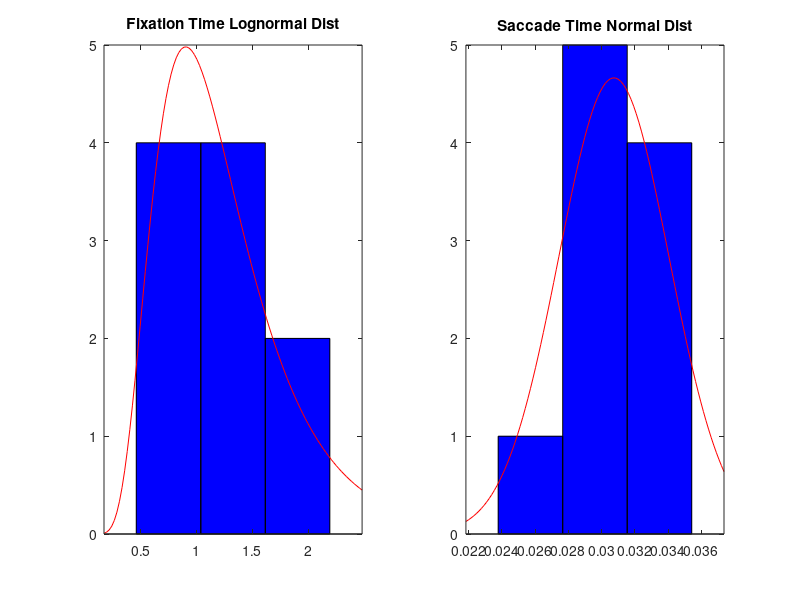

The MATLAB script that drew this image: (Note: this script raises an error after producing the figure.)
% AUTHORS: Sarah Leary, Victoria Hurd, Abby Rindfuss, Lena Obaid
% DATE CREATED: 9/10/2024
% DATE LAST MODIFIED: 9/12/2024
% PROJECT: NSEEV Project
% CLASS: Human Operation of Aerospace Vehicles

%% Housekeeping
clear;clc;close all


%% Fixed Values

% 4 AOIs
% Each AOI has a salience, expectancy, and value
    % A (primary display)
    S_A = 2;
    Ex_A = 4;
    V_A = 2;
    
    % B (monitor for water levels)
    S_B = 3;
    Ex_B = 2;
    V_B = 1;

    % C (communications display)
    S_C = 1;
    Ex_C = 3;
    V_C = 1;

    % D (emergency notification)
    S_D = 2;
    Ex_D = 1;
    V_D = 5;

% All the combinations of transition effort:
Ef_AB = 1;
Ef_AC = 1;
Ef_AD = 5;
Ef_BC = 3;
Ef_BD = 6;
Ef_CD = 4.5;
% Also, we are assuming that effort to transition is symmetric
% meaning Ef_AB = Ef_BA, etc


%% Distributions
    % fixation --> saccadic eye movement --> fixation --> and so on

n_fix = 10; % number of fixations

% Each fixation time modeled as a random variable with lognormal
% distribution 
fix_dist = makedist('Lognormal','mu', 0, 'sigma',0.5);

% The duration of each saccadic eye movement can be assumed to be normally
% distributed
sac_dist = makedist('Normal','mu',0.03,'sigma',0.003);

% rng('default') % uncomment this if we want these values to never change
fix_time = random(fix_dist,n_fix,1);
% now visualizing the lognormal distribution:
figure(1)
subplot(1,2,1)
histfit(fix_time,3,'lognormal')
title('Fixation Time Lognormal Dist')

sac_time = random(sac_dist,n_fix,1);
% now visualizing the lognormal distribution:
subplot(1,2,2)
histfit(sac_time,3,'normal')
title('Saccade Time Normal Dist')
sgtitle('Distributions for 10 Random Numbers')

%% NSEEV Probability Model for Next Display: 
%Need to write a function that can take in current display and export next
%display


%% 1. Simulation of the Eye Position
% start each scan at A
% eye position as a function of time for 10 fixations
    %%% did we ask Torin about how to choose the sequence? ie random,
    %%% optimize, or we decide? For now, I'm just picking A, B, C, D

% timevec will be like [fix_time, sac_time, fix_time, sac_time ...]

%% 1. Simulation of the Eye Position
% Sequence of displays: A -> B -> C -> D
sequence = {'A', 'B', 'C', 'D'};
seq_numeric = [1, 2, 3, 4];  % Mapping A = 1, B = 2, C = 3, D = 4 for plotting along the y axis

% Initialize time vector and eye position array
time_points = zeros(2 * n_fix-1, 1);
eye_position = zeros(2 * n_fix-1, 1);

% Start at display A
current_time = 0;
current_display=1;

for i = 1:n_fix

    % Fixation on display
    %eye_position(2*i - 1) = seq_numeric(mod(i-1, length(sequence)) + 1);  % A -> B -> C -> D -> A...
    [~,current_display] = NextDisplay(current_display);
    eye_position(2*i - 1) = current_display;
    time_points(2*i - 1) = current_time;
    current_time = current_time + fix_time(i);
    
    % Saccade (if not the last fixation)
    if i < n_fix+1
        eye_position(2*i) = NaN;  % No display viewed during saccades
        time_points(2*i) = current_time;
        current_time = current_time + sac_time(i);
    end
end

%% Plot the scan pattern
figure(2)
hold on

% Plot the fixations (solid lines) using the stairs function
stairs(time_points, eye_position, 'LineWidth', 2, 'Color', 'b');

% Plot the saccades (red dashed lines)
plot([0 time_points(1)],[1 eye_position(1)],'r--', 'LineWidth', 1.5);
for i = 1:2:(2*n_fix-2)  % Iterate over every other element for 9 saccades
    % Plot the saccade as a red dashed line
    plot([time_points(i+1), time_points(i+2)], [eye_position(i), eye_position(i+2)], 'r--', 'LineWidth', 1.5);
end

% Labels and formatting
xlabel('Time (s)');
ylabel('Display (1=A, 2=B, 3=C, 4=D)');
title('Eye Position Over Time (10 Fixations)');
yticks([1 2 3 4]);
yticklabels({'A', 'B', 'C', 'D'});
ylim([1 4]);
grid on;
legend({'Fixations', 'Saccades'}, 'Location', 'best');
hold off;

%% 2. Monte Carlo Simulations
% number of simulations
n_sim = 1000;
% number of fixations (updating)
n_fix = 100;
% initializing
current_display = 1;
current_time = 0;
% count of time spent fixating on each display
time_count_fix = zeros(1,4);
time_count_sim = zeros(n_sim,4);

for j = 1:n_sim
    for i = 1:n_fix
    
        % Fixation on display
        [~,current_display] = NextDisplay(current_display);

        % fixation and saccade time
        fix_time = random(fix_dist,1,1);
        sac_time = random(sac_dist,1,1);

        current_time = current_time + sac_time + fix_time;

        time_count_fix(current_display) = time_count_fix(current_display)+fix_time;
    end

    % finding relative time on each display
    time_count_sim(j,:) = time_count_fix./current_time;
    % Note that these do not add up to 1 because we're dividing by the
    % TOTAL time (i.e., including the saccade time)

    % resetting
    time_count_fix = zeros(1,4);
    current_time = 0;
    current_display = 1;

end

% plotting a histogram for each display
fig = figure(); hold on; 
subplot(2,2,1); hold on; grid minor;
histogram(time_count_sim(:,1));
title('Display A','Interpreter','latex')
set(gca,'FontSize',20);
hold off;
subplot(2,2,2); hold on; grid minor;
histogram(time_count_sim(:,2));
title('Display B','Interpreter','latex')
set(gca,'FontSize',20);
hold off;
subplot(2,2,3); hold on; grid minor;
histogram(time_count_sim(:,3));
title('Display C','Interpreter','latex')
set(gca,'FontSize',20);
hold off;
subplot(2,2,4); hold on; grid minor;
histogram(time_count_sim(:,4));
title('Display D','Interpreter','latex')
set(gca,'FontSize',20);
hold off;

han=axes(fig,'visible','off'); 
han.Title.Visible='on';
han.XLabel.Visible='on';
han.YLabel.Visible='on';
ylabel(han,'Frequency','Interpreter','latex','FontSize',25);
xlabel(han,'Relative Time','Interpreter','latex','FontSize',25)
sgtitle('Relative Time Spent on Each Display','Interpreter','latex','FontSize',25);

%% 3. Wind Alert Problem

% number of simulations
n_sim = 1000;
% initializing
current_display = 1;
current_time = 0;
wind_alert_detected = 0;
% count of time spent fixating on each display
time_count_sim = zeros(n_sim,1);

for j = 1:n_sim
    while wind_alert_detected == 0 % not terminating until wind alert has been detected

        % fixation and saccade time
        fix_time = random(fix_dist,1,1);
        sac_time = random(sac_dist,1,1);

        % keeping track of all time
        current_time = current_time + sac_time + fix_time;

        % wind alert occurs at current_time = 10
        if current_time >= 10 

            % Fixation on display
            [~,current_display] = NextDisplay(current_display);
        
            if current_display == 4
                % essentially, flipping a weighted coin where the prob
                % of "success" (detecting the wind alert)=0.8
                wind_alert_detected = binornd(1,0.8);                
            end
        end

    end

    % time at which wind alert was detected is randomly chosen from a
    % uniform distribution from 0 to the fixation time

    if current_time-fix_time < 10 % if the wind alert went off while on display D
        time_detected = unifrnd(0,current_time-10);
        fix_time = 0;
    else % if wind alert went off while on any other display
        time_detected = unifrnd(0,fix_time);
    end

    % we already added the fixation time, so we have to subtract out the
    % fixation time and add the time within the fixation that the wind
    % alert was detected
    current_time = current_time - fix_time + time_detected;

    % finding time it takes to detect the wind alarm
    time_count_sim(j) = current_time-10;
    if time_count_sim(j) < 0
        disp(j)
    end

    % resetting
    current_time = 0;
    current_display = 1;
    wind_alert_detected = 0;

end

% plotting a histogram for each display
figure(); hold on; grid minor;
histogram(time_count_sim);
set(gca,'FontSize',20);
title('Time to Detect Wind Alert','Interpreter','latex','FontSize',25)
xlabel('Time, s','Interpreter','latex','FontSize',25);
ylabel('Frequency','Interpreter','latex','FontSize',25)
hold off;
